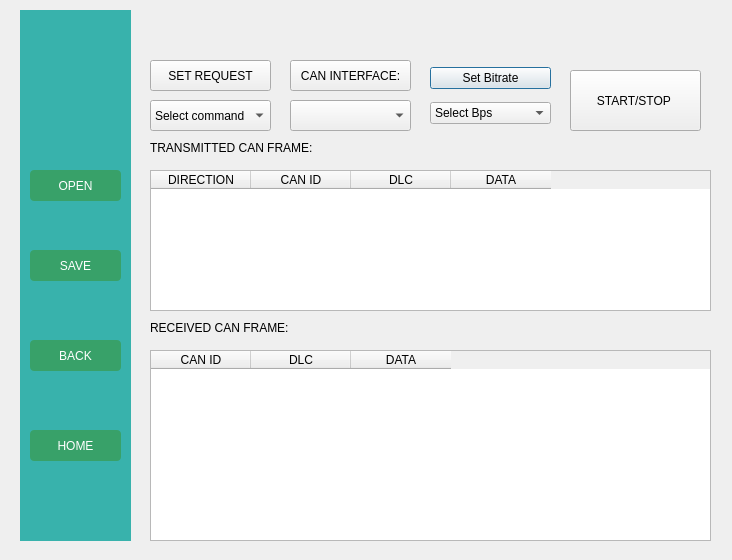
<?xml version="1.0" encoding="UTF-8"?>
<ui version="4.0">
 <class>Toyota_rtr</class>
 <widget class="QDialog" name="Toyota_rtr">
  <property name="geometry">
   <rect>
    <x>0</x>
    <y>0</y>
    <width>732</width>
    <height>560</height>
   </rect>
  </property>
  <property name="windowTitle">
   <string>Dialog</string>
  </property>
  <widget class="QTableWidget" name="tableWidgetResponse">
   <property name="geometry">
    <rect>
     <x>150</x>
     <y>350</y>
     <width>561</width>
     <height>191</height>
    </rect>
   </property>
   <column>
    <property name="text">
     <string>CAN ID</string>
    </property>
   </column>
   <column>
    <property name="text">
     <string>DLC</string>
    </property>
   </column>
   <column>
    <property name="text">
     <string>DATA</string>
    </property>
   </column>
  </widget>
  <widget class="QWidget" name="layoutWidget">
   <property name="geometry">
    <rect>
     <x>430</x>
     <y>60</y>
     <width>121</width>
     <height>71</height>
    </rect>
   </property>
   <layout class="QVBoxLayout" name="verticalLayout">
    <item>
     <widget class="QPushButton" name="pushButton_2">
      <property name="text">
       <string>Set Bitrate</string>
      </property>
     </widget>
    </item>
    <item>
     <widget class="QComboBox" name="Cmbbitrate">
      <item>
       <property name="text">
        <string>Select Bps</string>
       </property>
      </item>
      <item>
       <property name="text">
        <string>125000</string>
       </property>
      </item>
      <item>
       <property name="text">
        <string>250000</string>
       </property>
      </item>
      <item>
       <property name="text">
        <string>500000</string>
       </property>
      </item>
      <item>
       <property name="text">
        <string>1000000</string>
       </property>
      </item>
      <item>
       <property name="text">
        <string>2000000</string>
       </property>
      </item>
     </widget>
    </item>
   </layout>
  </widget>
  <widget class="QWidget" name="sidebar" native="true">
   <property name="geometry">
    <rect>
     <x>20</x>
     <y>10</y>
     <width>111</width>
     <height>531</height>
    </rect>
   </property>
   <property name="styleSheet">
    <string notr="true">background-color: #38B2AC;
</string>
   </property>
   <widget class="QPushButton" name="buttonHome">
    <property name="geometry">
     <rect>
      <x>10</x>
      <y>420</y>
      <width>91</width>
      <height>31</height>
     </rect>
    </property>
    <property name="styleSheet">
     <string notr="true">background-color: #38A169; color: white;
border-radius: 4px;</string>
    </property>
    <property name="text">
     <string>HOME</string>
    </property>
   </widget>
   <widget class="QPushButton" name="buttonSave">
    <property name="geometry">
     <rect>
      <x>10</x>
      <y>240</y>
      <width>91</width>
      <height>31</height>
     </rect>
    </property>
    <property name="styleSheet">
     <string notr="true">background-color: #38A169; color: white;
border-radius: 4px;</string>
    </property>
    <property name="text">
     <string>SAVE</string>
    </property>
   </widget>
   <widget class="QLabel" name="labelMazda">
    <property name="geometry">
     <rect>
      <x>10</x>
      <y>10</y>
      <width>91</width>
      <height>101</height>
     </rect>
    </property>
    <property name="styleSheet">
     <string notr="true">image: url(:/Car_logos/toyota logo.png);</string>
    </property>
    <property name="text">
     <string/>
    </property>
   </widget>
   <widget class="QPushButton" name="buttonOpen">
    <property name="geometry">
     <rect>
      <x>10</x>
      <y>160</y>
      <width>91</width>
      <height>31</height>
     </rect>
    </property>
    <property name="styleSheet">
     <string notr="true">background-color: #38A169; color: white;
border-radius: 4px;</string>
    </property>
    <property name="text">
     <string>OPEN</string>
    </property>
   </widget>
   <widget class="QPushButton" name="buttonReturn">
    <property name="geometry">
     <rect>
      <x>10</x>
      <y>330</y>
      <width>91</width>
      <height>31</height>
     </rect>
    </property>
    <property name="styleSheet">
     <string notr="true">background-color: #38A169; color: white;
border-radius: 4px;</string>
    </property>
    <property name="text">
     <string>BACK</string>
    </property>
   </widget>
   <zorder>buttonHome</zorder>
   <zorder>buttonSave</zorder>
   <zorder>labelMazda</zorder>
   <zorder>buttonReturn</zorder>
   <zorder>buttonOpen</zorder>
  </widget>
  <widget class="QComboBox" name="comboBoxRequest">
   <property name="geometry">
    <rect>
     <x>150</x>
     <y>100</y>
     <width>121</width>
     <height>31</height>
    </rect>
   </property>
   <item>
    <property name="text">
     <string>Select command</string>
    </property>
   </item>
   <item>
    <property name="text">
     <string>Vehicle Speed</string>
    </property>
   </item>
   <item>
    <property name="text">
     <string>Engine Speed </string>
    </property>
   </item>
   <item>
    <property name="text">
     <string>Diagnostic</string>
    </property>
   </item>
   <item>
    <property name="text">
     <string>Engine load</string>
    </property>
   </item>
   <item>
    <property name="text">
     <string>Engine coolant temperature</string>
    </property>
   </item>
   <item>
    <property name="text">
     <string>Fuel pressure</string>
    </property>
   </item>
   <item>
    <property name="text">
     <string>Intake air temperature</string>
    </property>
   </item>
   <item>
    <property name="text">
     <string>air flow rate</string>
    </property>
   </item>
   <item>
    <property name="text">
     <string>throttle position</string>
    </property>
   </item>
   <item>
    <property name="text">
     <string>Run time since engine start</string>
    </property>
   </item>
   <item>
    <property name="text">
     <string/>
    </property>
   </item>
   <item>
    <property name="text">
     <string/>
    </property>
   </item>
   <item>
    <property name="text">
     <string/>
    </property>
   </item>
  </widget>
  <widget class="QPushButton" name="BtnSetRequest">
   <property name="geometry">
    <rect>
     <x>150</x>
     <y>60</y>
     <width>121</width>
     <height>31</height>
    </rect>
   </property>
   <property name="text">
    <string>SET REQUEST</string>
   </property>
  </widget>
  <widget class="QLabel" name="labelCOM_3">
   <property name="geometry">
    <rect>
     <x>150</x>
     <y>140</y>
     <width>211</width>
     <height>16</height>
    </rect>
   </property>
   <property name="styleSheet">
    <string notr="true">font: 12pt &quot;Segoe UI&quot;;
color: black;</string>
   </property>
   <property name="text">
    <string>TRANSMITTED CAN FRAME:</string>
   </property>
  </widget>
  <widget class="QPushButton" name="pushButton">
   <property name="geometry">
    <rect>
     <x>570</x>
     <y>70</y>
     <width>131</width>
     <height>61</height>
    </rect>
   </property>
   <property name="text">
    <string>START/STOP </string>
   </property>
   <property name="checkable">
    <bool>true</bool>
   </property>
  </widget>
  <widget class="QTableWidget" name="tableWidgetRequest">
   <property name="geometry">
    <rect>
     <x>150</x>
     <y>170</y>
     <width>561</width>
     <height>141</height>
    </rect>
   </property>
   <column>
    <property name="text">
     <string>DIRECTION</string>
    </property>
   </column>
   <column>
    <property name="text">
     <string>CAN ID</string>
    </property>
   </column>
   <column>
    <property name="text">
     <string>DLC</string>
    </property>
   </column>
   <column>
    <property name="text">
     <string>DATA</string>
    </property>
   </column>
  </widget>
  <widget class="QLabel" name="labelCOM_4">
   <property name="geometry">
    <rect>
     <x>150</x>
     <y>320</y>
     <width>191</width>
     <height>16</height>
    </rect>
   </property>
   <property name="styleSheet">
    <string notr="true">font: 12pt &quot;Segoe UI&quot;;
color: black;</string>
   </property>
   <property name="text">
    <string>RECEIVED CAN FRAME:</string>
   </property>
  </widget>
  <widget class="QComboBox" name="cmbCANInterface">
   <property name="geometry">
    <rect>
     <x>290</x>
     <y>100</y>
     <width>121</width>
     <height>31</height>
    </rect>
   </property>
  </widget>
  <widget class="QPushButton" name="btCANInterface">
   <property name="geometry">
    <rect>
     <x>290</x>
     <y>60</y>
     <width>121</width>
     <height>31</height>
    </rect>
   </property>
   <property name="text">
    <string>CAN INTERFACE:</string>
   </property>
  </widget>
 </widget>
 <resources/>
 <connections/>
</ui>
